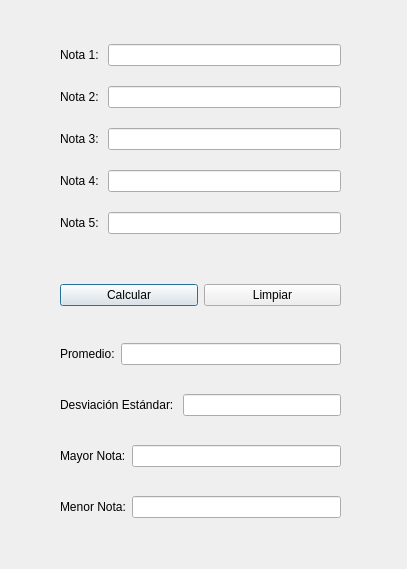
<?xml version="1.0" encoding="UTF-8"?>
<ui version="4.0">
 <class>Dialog</class>
 <widget class="QDialog" name="Dialog">
  <property name="geometry">
   <rect>
    <x>0</x>
    <y>0</y>
    <width>407</width>
    <height>569</height>
   </rect>
  </property>
  <property name="windowTitle">
   <string>Notas</string>
  </property>
  <widget class="QWidget" name="verticalLayoutWidget">
   <property name="geometry">
    <rect>
     <x>60</x>
     <y>30</y>
     <width>281</width>
     <height>221</height>
    </rect>
   </property>
   <layout class="QVBoxLayout" name="verticalLayout">
    <item>
     <layout class="QHBoxLayout" name="horizontalLayout">
      <item>
       <widget class="QLabel" name="label">
        <property name="text">
         <string>Nota 1: </string>
        </property>
       </widget>
      </item>
      <item>
       <widget class="QLineEdit" name="grade_1"/>
      </item>
     </layout>
    </item>
    <item>
     <layout class="QHBoxLayout" name="horizontalLayout_2">
      <item>
       <widget class="QLabel" name="label_2">
        <property name="text">
         <string>Nota 2: </string>
        </property>
       </widget>
      </item>
      <item>
       <widget class="QLineEdit" name="grade_2"/>
      </item>
     </layout>
    </item>
    <item>
     <layout class="QHBoxLayout" name="horizontalLayout_3">
      <item>
       <widget class="QLabel" name="label_3">
        <property name="text">
         <string>Nota 3: </string>
        </property>
       </widget>
      </item>
      <item>
       <widget class="QLineEdit" name="grade_3"/>
      </item>
     </layout>
    </item>
    <item>
     <layout class="QHBoxLayout" name="horizontalLayout_5">
      <item>
       <widget class="QLabel" name="label_5">
        <property name="text">
         <string>Nota 4: </string>
        </property>
       </widget>
      </item>
      <item>
       <widget class="QLineEdit" name="grade_4"/>
      </item>
     </layout>
    </item>
    <item>
     <layout class="QHBoxLayout" name="horizontalLayout_4">
      <item>
       <widget class="QLabel" name="label_4">
        <property name="text">
         <string>Nota 5: </string>
        </property>
       </widget>
      </item>
      <item>
       <widget class="QLineEdit" name="grade_5"/>
      </item>
     </layout>
    </item>
   </layout>
  </widget>
  <widget class="QWidget" name="horizontalLayoutWidget_6">
   <property name="geometry">
    <rect>
     <x>60</x>
     <y>280</y>
     <width>281</width>
     <height>31</height>
    </rect>
   </property>
   <layout class="QHBoxLayout" name="horizontalLayout_6">
    <item>
     <widget class="QPushButton" name="compute_button">
      <property name="text">
       <string>Calcular</string>
      </property>
     </widget>
    </item>
    <item>
     <widget class="QPushButton" name="clear_button">
      <property name="text">
       <string>Limpiar</string>
      </property>
     </widget>
    </item>
   </layout>
  </widget>
  <widget class="QWidget" name="verticalLayoutWidget_2">
   <property name="geometry">
    <rect>
     <x>60</x>
     <y>320</y>
     <width>281</width>
     <height>221</height>
    </rect>
   </property>
   <layout class="QVBoxLayout" name="verticalLayout_2">
    <item>
     <layout class="QHBoxLayout" name="horizontalLayout_7">
      <item>
       <widget class="QLabel" name="label_6">
        <property name="text">
         <string>Promedio:</string>
        </property>
       </widget>
      </item>
      <item>
       <widget class="QLineEdit" name="grades_average"/>
      </item>
     </layout>
    </item>
    <item>
     <layout class="QHBoxLayout" name="horizontalLayout_8">
      <item>
       <widget class="QLabel" name="label_7">
        <property name="text">
         <string>Desviación Estándar: </string>
        </property>
       </widget>
      </item>
      <item>
       <widget class="QLineEdit" name="grades_std_dev"/>
      </item>
     </layout>
    </item>
    <item>
     <layout class="QHBoxLayout" name="horizontalLayout_9">
      <item>
       <widget class="QLabel" name="label_8">
        <property name="text">
         <string>Mayor Nota:</string>
        </property>
       </widget>
      </item>
      <item>
       <widget class="QLineEdit" name="highest_grade"/>
      </item>
     </layout>
    </item>
    <item>
     <layout class="QHBoxLayout" name="horizontalLayout_10">
      <item>
       <widget class="QLabel" name="label_9">
        <property name="text">
         <string>Menor Nota:</string>
        </property>
       </widget>
      </item>
      <item>
       <widget class="QLineEdit" name="lowest_grade"/>
      </item>
     </layout>
    </item>
   </layout>
  </widget>
 </widget>
 <resources/>
 <connections/>
</ui>
